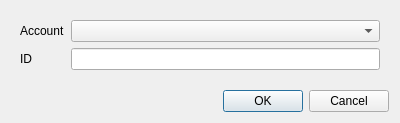
<?xml version="1.0" encoding="UTF-8"?>
<ui version="4.0">
 <class>AddContactDialog</class>
 <widget class="QDialog" name="AddContactDialog">
  <property name="geometry">
   <rect>
    <x>0</x>
    <y>0</y>
    <width>400</width>
    <height>123</height>
   </rect>
  </property>
  <property name="windowTitle">
   <string>Add Contact</string>
  </property>
  <layout class="QVBoxLayout" name="verticalLayout">
   <item>
    <widget class="QWidget" name="widget" native="true">
     <layout class="QFormLayout" name="formLayout">
      <item row="0" column="0">
       <widget class="QLabel" name="label">
        <property name="text">
         <string>Account</string>
        </property>
       </widget>
      </item>
      <item row="0" column="1">
       <widget class="QComboBox" name="accountComboBox"/>
      </item>
      <item row="1" column="0">
       <widget class="QLabel" name="label_2">
        <property name="text">
         <string>ID</string>
        </property>
       </widget>
      </item>
      <item row="1" column="1">
       <widget class="QLineEdit" name="idEdit"/>
      </item>
     </layout>
    </widget>
   </item>
   <item>
    <widget class="QDialogButtonBox" name="buttonBox">
     <property name="orientation">
      <enum>Qt::Horizontal</enum>
     </property>
     <property name="standardButtons">
      <set>QDialogButtonBox::Cancel|QDialogButtonBox::Ok</set>
     </property>
    </widget>
   </item>
  </layout>
 </widget>
 <resources/>
 <connections>
  <connection>
   <sender>buttonBox</sender>
   <signal>accepted()</signal>
   <receiver>AddContactDialog</receiver>
   <slot>accept()</slot>
   <hints>
    <hint type="sourcelabel">
     <x>248</x>
     <y>254</y>
    </hint>
    <hint type="destinationlabel">
     <x>157</x>
     <y>274</y>
    </hint>
   </hints>
  </connection>
  <connection>
   <sender>buttonBox</sender>
   <signal>rejected()</signal>
   <receiver>AddContactDialog</receiver>
   <slot>reject()</slot>
   <hints>
    <hint type="sourcelabel">
     <x>316</x>
     <y>260</y>
    </hint>
    <hint type="destinationlabel">
     <x>286</x>
     <y>274</y>
    </hint>
   </hints>
  </connection>
 </connections>
</ui>
